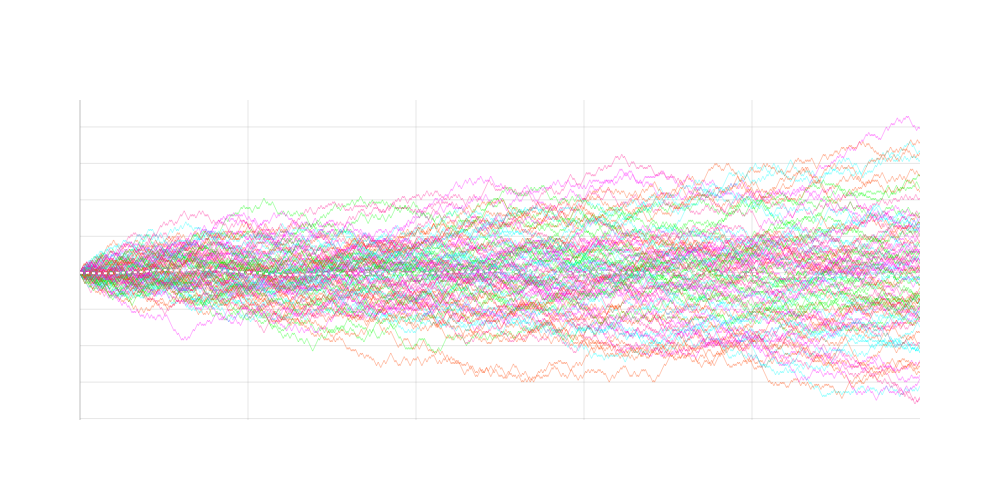

The code cell stored with this chart in its notebook:
### Markdown cell above
#### 2.) ️ Example: Day Traders

Let's look at an example that is *very generous* where day trader are operating with net zero EV.

$E[R] = P(win) \cdot R_{win} + P(loss) \cdot R_{loss} = 0$

Sure, these values are likely not static, nevertheless it is far more likely that they are acting with net negative EV as many are likely ill informed.

Consider this a *best case* argument for day trading...

### Code cell
# Generate sample paths for random traders
np.random.seed(42)

def create_trading_paths(n_trades):
    n_traders = 100  # Number of traders
    bet_size = 1000  # Fixed bet size
    payout = 1  # Win amount equals loss amount (net 0 EV)
    p_win = 0.5  # 50/50 odds
    
    # Generate trader wealth paths
    trader_wealth = np.zeros((n_traders, n_trades+1))
    trader_wealth[:,0] = 100000  # Starting wealth of 100k
    
    for i in range(n_trades):
        # Generate outcomes for each trader
        for j in range(n_traders):
            wins = np.random.random() < p_win
            if wins:
                trader_wealth[j,i+1] = trader_wealth[j,i] + bet_size
            else:
                trader_wealth[j,i+1] = trader_wealth[j,i] - bet_size
    
    return trader_wealth

# Create paths for 1000 trades
trader_wealth = create_trading_paths(1000)

# Create figure
fig = go.Figure()

# Neon colors for traders
neon_colors = ['#FF1493', '#00FF00', '#00FFFF', '#FF4500', '#FF00FF']

# Plot trading paths
for i in range(100):
    fig.add_trace(
        go.Scatter(
            x=np.arange(1001),
            y=trader_wealth[i,:],
            mode='lines',
            showlegend=False,
            opacity=0.3,
            line=dict(color=neon_colors[i % 5], width=1)
        )
    )

# Add mean line
mean_wealth = np.mean(trader_wealth, axis=0)
fig.add_trace(
    go.Scatter(
        x=np.arange(1001),
        y=mean_wealth,
        mode='lines',
        line=dict(color='white', width=2, dash='dot'),
        name='Mean'
    )
)

# Update layout
fig.update_layout(
    width=1000,
    height=500,
    showlegend=False,
    plot_bgcolor='rgba(0,0,0,0)',
    paper_bgcolor='rgba(0,0,0,0)',
    font=dict(color='white'),
    title=dict(
        text='Random Trading Paths with Net Zero EV (50/50 Win Rate)',
        y=0.95
    )
)

# Update axes
fig.update_xaxes(
    showgrid=True,
    gridwidth=1,
    gridcolor='rgba(128,128,128,0.2)',
    zeroline=True,
    zerolinewidth=1,
    zerolinecolor='rgba(128,128,128,0.5)',
    title_text="Number of Trades"
)
fig.update_yaxes(
    showgrid=True,
    gridwidth=1,
    gridcolor='rgba(128,128,128,0.2)',
    zeroline=True,
    zerolinewidth=1,
    zerolinecolor='rgba(128,128,128,0.5)',
    title_text="Wealth ($)"
)

fig.show()

### Figure 1 — Plotly figure (JSON) as saved in the notebook; plotly's stock layout.template omitted (floating-point values rounded to 4 significant figures; data arrays with more than 128 entries replaced by an {"elided": "..."} marker saying what was removed)
{"data": [{"line": {"color": "#FF1493", "width": 1}, "mode": "lines", "opacity": 0.3, "showlegend": false, "type": "scatter", "x": {"elided": "1001 int values"}, "y": {"elided": "1001 float values"}}, {"line": {"color": "#00FF00", "width": 1}, "mode": "lines", "opacity": 0.3, "showlegend": false, "type": "scatter", "x": {"elided": "1001 int values"}, "y": {"elided": "1001 float values"}}, {"line": {"color": "#00FFFF", "width": 1}, "mode": "lines", "opacity": 0.3, "showlegend": false, "type": "scatter", "x": {"elided": "1001 int values"}, "y": {"elided": "1001 float values"}}, {"line": {"color": "#FF4500", "width": 1}, "mode": "lines", "opacity": 0.3, "showlegend": false, "type": "scatter", "x": {"elided": "1001 int values"}, "y": {"elided": "1001 float values"}}, {"line": {"color": "#FF00FF", "width": 1}, "mode": "lines", "opacity": 0.3, "showlegend": false, "type": "scatter", "x": {"elided": "1001 int values"}, "y": {"elided": "1001 float values"}}, {"line": {"color": "#FF1493", "width": 1}, "mode": "lines", "opacity": 0.3, "showlegend": false, "type": "scatter", "x": {"elided": "1001 int values"}, "y": {"elided": "1001 float values"}}, {"line": {"color": "#00FF00", "width": 1}, "mode": "lines", "opacity": 0.3, "showlegend": false, "type": "scatter", "x": {"elided": "1001 int values"}, "y": {"elided": "1001 float values"}}, {"line": {"color": "#00FFFF", "width": 1}, "mode": "lines", "opacity": 0.3, "showlegend": false, "type": "scatter", "x": {"elided": "1001 int values"}, "y": {"elided": "1001 float values"}}, {"line": {"color": "#FF4500", "width": 1}, "mode": "lines", "opacity": 0.3, "showlegend": false, "type": "scatter", "x": {"elided": "1001 int values"}, "y": {"elided": "1001 float values"}}, {"line": {"color": "#FF00FF", "width": 1}, "mode": "lines", "opacity": 0.3, "showlegend": false, "type": "scatter", "x": {"elided": "1001 int values"}, "y": {"elided": "1001 float values"}}, {"line": {"color": "#FF1493", "width": 1}, "mode": "lines", "opacity": 0.3, "showlegend": false, "type": "scatter", "x": {"elided": "1001 int values"}, "y": {"elided": "1001 float values"}}, {"line": {"color": "#00FF00", "width": 1}, "mode": "lines", "opacity": 0.3, "showlegend": false, "type": "scatter", "x": {"elided": "1001 int values"}, "y": {"elided": "1001 float values"}}, {"line": {"color": "#00FFFF", "width": 1}, "mode": "lines", "opacity": 0.3, "showlegend": false, "type": "scatter", "x": {"elided": "1001 int values"}, "y": {"elided": "1001 float values"}}, {"line": {"color": "#FF4500", "width": 1}, "mode": "lines", "opacity": 0.3, "showlegend": false, "type": "scatter", "x": {"elided": "1001 int values"}, "y": {"elided": "1001 float values"}}, {"line": {"color": "#FF00FF", "width": 1}, "mode": "lines", "opacity": 0.3, "showlegend": false, "type": "scatter", "x": {"elided": "1001 int values"}, "y": {"elided": "1001 float values"}}, {"line": {"color": "#FF1493", "width": 1}, "mode": "lines", "opacity": 0.3, "showlegend": false, "type": "scatter", "x": {"elided": "1001 int values"}, "y": {"elided": "1001 float values"}}, {"line": {"color": "#00FF00", "width": 1}, "mode": "lines", "opacity": 0.3, "showlegend": false, "type": "scatter", "x": {"elided": "1001 int values"}, "y": {"elided": "1001 float values"}}, {"line": {"color": "#00FFFF", "width": 1}, "mode": "lines", "opacity": 0.3, "showlegend": false, "type": "scatter", "x": {"elided": "1001 int values"}, "y": {"elided": "1001 float values"}}, {"line": {"color": "#FF4500", "width": 1}, "mode": "lines", "opacity": 0.3, "showlegend": false, "type": "scatter", "x": {"elided": "1001 int values"}, "y": {"elided": "1001 float values"}}, {"line": {"color": "#FF00FF", "width": 1}, "mode": "lines", "opacity": 0.3, "showlegend": false, "type": "scatter", "x": {"elided": "1001 int values"}, "y": {"elided": "1001 float values"}}, {"line": {"color": "#FF1493", "width": 1}, "mode": "lines", "opacity": 0.3, "showlegend": false, "type": "scatter", "x": {"elided": "1001 int values"}, "y": {"elided": "1001 float values"}}, {"line": {"color": "#00FF00", "width": 1}, "mode": "lines", "opacity": 0.3, "showlegend": false, "type": "scatter", "x": {"elided": "1001 int values"}, "y": {"elided": "1001 float values"}}, {"line": {"color": "#00FFFF", "width": 1}, "mode": "lines", "opacity": 0.3, "showlegend": false, "type": "scatter", "x": {"elided": "1001 int values"}, "y": {"elided": "1001 float values"}}, {"line": {"color": "#FF4500", "width": 1}, "mode": "lines", "opacity": 0.3, "showlegend": false, "type": "scatter", "x": {"elided": "1001 int values"}, "y": {"elided": "1001 float values"}}, {"line": {"color": "#FF00FF", "width": 1}, "mode": "lines", "opacity": 0.3, "showlegend": false, "type": "scatter", "x": {"elided": "1001 int values"}, "y": {"elided": "1001 float values"}}, {"line": {"color": "#FF1493", "width": 1}, "mode": "lines", "opacity": 0.3, "showlegend": false, "type": "scatter", "x": {"elided": "1001 int values"}, "y": {"elided": "1001 float values"}}, {"line": {"color": "#00FF00", "width": 1}, "mode": "lines", "opacity": 0.3, "showlegend": false, "type": "scatter", "x": {"elided": "1001 int values"}, "y": {"elided": "1001 float values"}}, {"line": {"color": "#00FFFF", "width": 1}, "mode": "lines", "opacity": 0.3, "showlegend": false, "type": "scatter", "x": {"elided": "1001 int values"}, "y": {"elided": "1001 float values"}}, {"line": {"color": "#FF4500", "width": 1}, "mode": "lines", "opacity": 0.3, "showlegend": false, "type": "scatter", "x": {"elided": "1001 int values"}, "y": {"elided": "1001 float values"}}, {"line": {"color": "#FF00FF", "width": 1}, "mode": "lines", "opacity": 0.3, "showlegend": false, "type": "scatter", "x": {"elided": "1001 int values"}, "y": {"elided": "1001 float values"}}, {"line": {"color": "#FF1493", "width": 1}, "mode": "lines", "opacity": 0.3, "showlegend": false, "type": "scatter", "x": {"elided": "1001 int values"}, "y": {"elided": "1001 float values"}}, {"line": {"color": "#00FF00", "width": 1}, "mode": "lines", "opacity": 0.3, "showlegend": false, "type": "scatter", "x": {"elided": "1001 int values"}, "y": {"elided": "1001 float values"}}, {"line": {"color": "#00FFFF", "width": 1}, "mode": "lines", "opacity": 0.3, "showlegend": false, "type": "scatter", "x": {"elided": "1001 int values"}, "y": {"elided": "1001 float values"}}, {"line": {"color": "#FF4500", "width": 1}, "mode": "lines", "opacity": 0.3, "showlegend": false, "type": "scatter", "x": {"elided": "1001 int values"}, "y": {"elided": "1001 float values"}}, {"line": {"color": "#FF00FF", "width": 1}, "mode": "lines", "opacity": 0.3, "showlegend": false, "type": "scatter", "x": {"elided": "1001 int values"}, "y": {"elided": "1001 float values"}}, {"line": {"color": "#FF1493", "width": 1}, "mode": "lines", "opacity": 0.3, "showlegend": false, "type": "scatter", "x": {"elided": "1001 int values"}, "y": {"elided": "1001 float values"}}, {"line": {"color": "#00FF00", "width": 1}, "mode": "lines", "opacity": 0.3, "showlegend": false, "type": "scatter", "x": {"elided": "1001 int values"}, "y": {"elided": "1001 float values"}}, {"line": {"color": "#00FFFF", "width": 1}, "mode": "lines", "opacity": 0.3, "showlegend": false, "type": "scatter", "x": {"elided": "1001 int values"}, "y": {"elided": "1001 float values"}}, {"line": {"color": "#FF4500", "width": 1}, "mode": "lines", "opacity": 0.3, "showlegend": false, "type": "scatter", "x": {"elided": "1001 int values"}, "y": {"elided": "1001 float values"}}, {"line": {"color": "#FF00FF", "width": 1}, "mode": "lines", "opacity": 0.3, "showlegend": false, "type": "scatter", "x": {"elided": "1001 int values"}, "y": {"elided": "1001 float values"}}, {"line": {"color": "#FF1493", "width": 1}, "mode": "lines", "opacity": 0.3, "showlegend": false, "type": "scatter", "x": {"elided": "1001 int values"}, "y": {"elided": "1001 float values"}}, {"line": {"color": "#00FF00", "width": 1}, "mode": "lines", "opacity": 0.3, "showlegend": false, "type": "scatter", "x": {"elided": "1001 int values"}, "y": {"elided": "1001 float values"}}, {"line": {"color": "#00FFFF", "width": 1}, "mode": "lines", "opacity": 0.3, "showlegend": false, "type": "scatter", "x": {"elided": "1001 int values"}, "y": {"elided": "1001 float values"}}, {"line": {"color": "#FF4500", "width": 1}, "mode": "lines", "opacity": 0.3, "showlegend": false, "type": "scatter", "x": {"elided": "1001 int values"}, "y": {"elided": "1001 float values"}}, {"line": {"color": "#FF00FF", "width": 1}, "mode": "lines", "opacity": 0.3, "showlegend": false, "type": "scatter", "x": {"elided": "1001 int values"}, "y": {"elided": "1001 float values"}}, {"line": {"color": "#FF1493", "width": 1}, "mode": "lines", "opacity": 0.3, "showlegend": false, "type": "scatter", "x": {"elided": "1001 int values"}, "y": {"elided": "1001 float values"}}, {"line": {"color": "#00FF00", "width": 1}, "mode": "lines", "opacity": 0.3, "showlegend": false, "type": "scatter", "x": {"elided": "1001 int values"}, "y": {"elided": "1001 float values"}}, {"line": {"color": "#00FFFF", "width": 1}, "mode": "lines", "opacity": 0.3, "showlegend": false, "type": "scatter", "x": {"elided": "1001 int values"}, "y": {"elided": "1001 float values"}}, {"line": {"color": "#FF4500", "width": 1}, "mode": "lines", "opacity": 0.3, "showlegend": false, "type": "scatter", "x": {"elided": "1001 int values"}, "y": {"elided": "1001 float values"}}, {"line": {"color": "#FF00FF", "width": 1}, "mode": "lines", "opacity": 0.3, "showlegend": false, "type": "scatter", "x": {"elided": "1001 int values"}, "y": {"elided": "1001 float values"}}, {"line": {"color": "#FF1493", "width": 1}, "mode": "lines", "opacity": 0.3, "showlegend": false, "type": "scatter", "x": {"elided": "1001 int values"}, "y": {"elided": "1001 float values"}}, {"line": {"color": "#00FF00", "width": 1}, "mode": "lines", "opacity": 0.3, "showlegend": false, "type": "scatter", "x": {"elided": "1001 int values"}, "y": {"elided": "1001 float values"}}, {"line": {"color": "#00FFFF", "width": 1}, "mode": "lines", "opacity": 0.3, "showlegend": false, "type": "scatter", "x": {"elided": "1001 int values"}, "y": {"elided": "1001 float values"}}, {"line": {"color": "#FF4500", "width": 1}, "mode": "lines", "opacity": 0.3, "showlegend": false, "type": "scatter", "x": {"elided": "1001 int values"}, "y": {"elided": "1001 float values"}}, {"line": {"color": "#FF00FF", "width": 1}, "mode": "lines", "opacity": 0.3, "showlegend": false, "type": "scatter", "x": {"elided": "1001 int values"}, "y": {"elided": "1001 float values"}}, {"line": {"color": "#FF1493", "width": 1}, "mode": "lines", "opacity": 0.3, "showlegend": false, "type": "scatter", "x": {"elided": "1001 int values"}, "y": {"elided": "1001 float values"}}, {"line": {"color": "#00FF00", "width": 1}, "mode": "lines", "opacity": 0.3, "showlegend": false, "type": "scatter", "x": {"elided": "1001 int values"}, "y": {"elided": "1001 float values"}}, {"line": {"color": "#00FFFF", "width": 1}, "mode": "lines", "opacity": 0.3, "showlegend": false, "type": "scatter", "x": {"elided": "1001 int values"}, "y": {"elided": "1001 float values"}}, {"line": {"color": "#FF4500", "width": 1}, "mode": "lines", "opacity": 0.3, "showlegend": false, "type": "scatter", "x": {"elided": "1001 int values"}, "y": {"elided": "1001 float values"}}, {"line": {"color": "#FF00FF", "width": 1}, "mode": "lines", "opacity": 0.3, "showlegend": false, "type": "scatter", "x": {"elided": "1001 int values"}, "y": {"elided": "1001 float values"}}, {"line": {"color": "#FF1493", "width": 1}, "mode": "lines", "opacity": 0.3, "showlegend": false, "type": "scatter", "x": {"elided": "1001 int values"}, "y": {"elided": "1001 float values"}}, {"line": {"color": "#00FF00", "width": 1}, "mode": "lines", "opacity": 0.3, "showlegend": false, "type": "scatter", "x": {"elided": "1001 int values"}, "y": {"elided": "1001 float values"}}, {"line": {"color": "#00FFFF", "width": 1}, "mode": "lines", "opacity": 0.3, "showlegend": false, "type": "scatter", "x": {"elided": "1001 int values"}, "y": {"elided": "1001 float values"}}, {"line": {"color": "#FF4500", "width": 1}, "mode": "lines", "opacity": 0.3, "showlegend": false, "type": "scatter", "x": {"elided": "1001 int values"}, "y": {"elided": "1001 float values"}}, {"line": {"color": "#FF00FF", "width": 1}, "mode": "lines", "opacity": 0.3, "showlegend": false, "type": "scatter", "x": {"elided": "1001 int values"}, "y": {"elided": "1001 float values"}}, {"line": {"color": "#FF1493", "width": 1}, "mode": "lines", "opacity": 0.3, "showlegend": false, "type": "scatter", "x": {"elided": "1001 int values"}, "y": {"elided": "1001 float values"}}, {"line": {"color": "#00FF00", "width": 1}, "mode": "lines", "opacity": 0.3, "showlegend": false, "type": "scatter", "x": {"elided": "1001 int values"}, "y": {"elided": "1001 float values"}}, {"line": {"color": "#00FFFF", "width": 1}, "mode": "lines", "opacity": 0.3, "showlegend": false, "type": "scatter", "x": {"elided": "1001 int values"}, "y": {"elided": "1001 float values"}}, {"line": {"color": "#FF4500", "width": 1}, "mode": "lines", "opacity": 0.3, "showlegend": false, "type": "scatter", "x": {"elided": "1001 int values"}, "y": {"elided": "1001 float values"}}, {"line": {"color": "#FF00FF", "width": 1}, "mode": "lines", "opacity": 0.3, "showlegend": false, "type": "scatter", "x": {"elided": "1001 int values"}, "y": {"elided": "1001 float values"}}, {"line": {"color": "#FF1493", "width": 1}, "mode": "lines", "opacity": 0.3, "showlegend": false, "type": "scatter", "x": {"elided": "1001 int values"}, "y": {"elided": "1001 float values"}}, {"line": {"color": "#00FF00", "width": 1}, "mode": "lines", "opacity": 0.3, "showlegend": false, "type": "scatter", "x": {"elided": "1001 int values"}, "y": {"elided": "1001 float values"}}, {"line": {"color": "#00FFFF", "width": 1}, "mode": "lines", "opacity": 0.3, "showlegend": false, "type": "scatter", "x": {"elided": "1001 int values"}, "y": {"elided": "1001 float values"}}, {"line": {"color": "#FF4500", "width": 1}, "mode": "lines", "opacity": 0.3, "showlegend": false, "type": "scatter", "x": {"elided": "1001 int values"}, "y": {"elided": "1001 float values"}}, {"line": {"color": "#FF00FF", "width": 1}, "mode": "lines", "opacity": 0.3, "showlegend": false, "type": "scatter", "x": {"elided": "1001 int values"}, "y": {"elided": "1001 float values"}}, {"line": {"color": "#FF1493", "width": 1}, "mode": "lines", "opacity": 0.3, "showlegend": false, "type": "scatter", "x": {"elided": "1001 int values"}, "y": {"elided": "1001 float values"}}, {"line": {"color": "#00FF00", "width": 1}, "mode": "lines", "opacity": 0.3, "showlegend": false, "type": "scatter", "x": {"elided": "1001 int values"}, "y": {"elided": "1001 float values"}}, {"line": {"color": "#00FFFF", "width": 1}, "mode": "lines", "opacity": 0.3, "showlegend": false, "type": "scatter", "x": {"elided": "1001 int values"}, "y": {"elided": "1001 float values"}}, {"line": {"color": "#FF4500", "width": 1}, "mode": "lines", "opacity": 0.3, "showlegend": false, "type": "scatter", "x": {"elided": "1001 int values"}, "y": {"elided": "1001 float values"}}, {"line": {"color": "#FF00FF", "width": 1}, "mode": "lines", "opacity": 0.3, "showlegend": false, "type": "scatter", "x": {"elided": "1001 int values"}, "y": {"elided": "1001 float values"}}, {"line": {"color": "#FF1493", "width": 1}, "mode": "lines", "opacity": 0.3, "showlegend": false, "type": "scatter", "x": {"elided": "1001 int values"}, "y": {"elided": "1001 float values"}}, {"line": {"color": "#00FF00", "width": 1}, "mode": "lines", "opacity": 0.3, "showlegend": false, "type": "scatter", "x": {"elided": "1001 int values"}, "y": {"elided": "1001 float values"}}, {"line": {"color": "#00FFFF", "width": 1}, "mode": "lines", "opacity": 0.3, "showlegend": false, "type": "scatter", "x": {"elided": "1001 int values"}, "y": {"elided": "1001 float values"}}, {"line": {"color": "#FF4500", "width": 1}, "mode": "lines", "opacity": 0.3, "showlegend": false, "type": "scatter", "x": {"elided": "1001 int values"}, "y": {"elided": "1001 float values"}}, {"line": {"color": "#FF00FF", "width": 1}, "mode": "lines", "opacity": 0.3, "showlegend": false, "type": "scatter", "x": {"elided": "1001 int values"}, "y": {"elided": "1001 float values"}}, {"line": {"color": "#FF1493", "width": 1}, "mode": "lines", "opacity": 0.3, "showlegend": false, "type": "scatter", "x": {"elided": "1001 int values"}, "y": {"elided": "1001 float values"}}, {"line": {"color": "#00FF00", "width": 1}, "mode": "lines", "opacity": 0.3, "showlegend": false, "type": "scatter", "x": {"elided": "1001 int values"}, "y": {"elided": "1001 float values"}}, {"line": {"color": "#00FFFF", "width": 1}, "mode": "lines", "opacity": 0.3, "showlegend": false, "type": "scatter", "x": {"elided": "1001 int values"}, "y": {"elided": "1001 float values"}}, {"line": {"color": "#FF4500", "width": 1}, "mode": "lines", "opacity": 0.3, "showlegend": false, "type": "scatter", "x": {"elided": "1001 int values"}, "y": {"elided": "1001 float values"}}, {"line": {"color": "#FF00FF", "width": 1}, "mode": "lines", "opacity": 0.3, "showlegend": false, "type": "scatter", "x": {"elided": "1001 int values"}, "y": {"elided": "1001 float values"}}, {"line": {"color": "#FF1493", "width": 1}, "mode": "lines", "opacity": 0.3, "showlegend": false, "type": "scatter", "x": {"elided": "1001 int values"}, "y": {"elided": "1001 float values"}}, {"line": {"color": "#00FF00", "width": 1}, "mode": "lines", "opacity": 0.3, "showlegend": false, "type": "scatter", "x": {"elided": "1001 int values"}, "y": {"elided": "1001 float values"}}, {"line": {"color": "#00FFFF", "width": 1}, "mode": "lines", "opacity": 0.3, "showlegend": false, "type": "scatter", "x": {"elided": "1001 int values"}, "y": {"elided": "1001 float values"}}, {"line": {"color": "#FF4500", "width": 1}, "mode": "lines", "opacity": 0.3, "showlegend": false, "type": "scatter", "x": {"elided": "1001 int values"}, "y": {"elided": "1001 float values"}}, {"line": {"color": "#FF00FF", "width": 1}, "mode": "lines", "opacity": 0.3, "showlegend": false, "type": "scatter", "x": {"elided": "1001 int values"}, "y": {"elided": "1001 float values"}}, {"line": {"color": "#FF1493", "width": 1}, "mode": "lines", "opacity": 0.3, "showlegend": false, "type": "scatter", "x": {"elided": "1001 int values"}, "y": {"elided": "1001 float values"}}, {"line": {"color": "#00FF00", "width": 1}, "mode": "lines", "opacity": 0.3, "showlegend": false, "type": "scatter", "x": {"elided": "1001 int values"}, "y": {"elided": "1001 float values"}}, {"line": {"color": "#00FFFF", "width": 1}, "mode": "lines", "opacity": 0.3, "showlegend": false, "type": "scatter", "x": {"elided": "1001 int values"}, "y": {"elided": "1001 float values"}}, {"line": {"color": "#FF4500", "width": 1}, "mode": "lines", "opacity": 0.3, "showlegend": false, "type": "scatter", "x": {"elided": "1001 int values"}, "y": {"elided": "1001 float values"}}, {"line": {"color": "#FF00FF", "width": 1}, "mode": "lines", "opacity": 0.3, "showlegend": false, "type": "scatter", "x": {"elided": "1001 int values"}, "y": {"elided": "1001 float values"}}, {"line": {"color": "white", "dash": "dot", "width": 2}, "mode": "lines", "name": "Mean", "type": "scatter", "x": {"elided": "1001 int values"}, "y": {"elided": "1001 float values"}}], "layout": {"font": {"color": "white"}, "height": 500, "paper_bgcolor": "rgba(0,0,0,0)", "plot_bgcolor": "rgba(0,0,0,0)", "showlegend": false, "title": {"text": "Random Trading Paths with Net Zero EV (50/50 Win Rate)", "y": 0.95}, "width": 1000, "xaxis": {"gridcolor": "rgba(128,128,128,0.2)", "gridwidth": 1, "showgrid": true, "title": {"text": "Number of Trades"}, "zeroline": true, "zerolinecolor": "rgba(128,128,128,0.5)", "zerolinewidth": 1}, "yaxis": {"gridcolor": "rgba(128,128,128,0.2)", "gridwidth": 1, "showgrid": true, "title": {"text": "Wealth ($)"}, "zeroline": true, "zerolinecolor": "rgba(128,128,128,0.5)", "zerolinewidth": 1}}}
